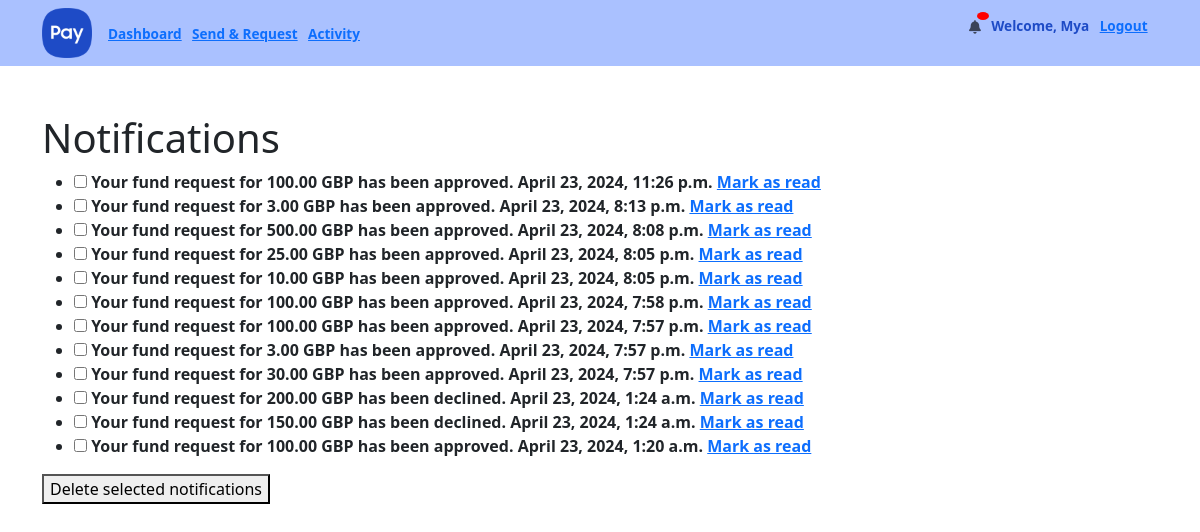
Screenshot of /webapps2024/notifications/notification_list/ (signed in) with the database file from the repository.
### notifications/models.py (models this page shows, shortened)
class Notification(models.Model):
    objects = None
    recipient = models.ForeignKey(User, on_delete=models.CASCADE)
    message = models.CharField(max_length=255)
    timestamp = models.DateTimeField(auto_now_add=False)
    is_read = models.BooleanField(default=False)
    class Meta:
        ordering = ['-timestamp']

### notifications/views.py (the view)
# urls.py: path("notification_list/", views.notification_list, name="notification_list"),
@login_required(login_url='login')
def notification_list(request):
    notifications = list(Notification.objects.filter(recipient=request.user).order_by('-timestamp'))
    context = {'notifications': notifications}
    return render(request, 'notifications/notification_list.html', context)

### templates/notifications/notification_list.html (shortened to what this page needs)
{% extends 'main/base.html' %}
{% block content %}
<h1>Notifications</h1>
{% if notifications %}
<form id="notification-form" method="post" action="{% url 'notifications:notification_delete_multiple' %}">
    <ul>
        {% for notification in notifications %}
        <li{% if not notification.is_read %} class="unread"{% endif %}>
        <input type="checkbox" name="selected_notifications" value="{{ notification.id }}" id="checkbox_{{ notification.id }}">
        <label for="checkbox_{{ notification.id }}">
            <strong>{{ notification.message }}</strong>
            <span class="timestamp">{{ notification.timestamp }}</span>
        </label>
        {% if not notification.is_read %}
        <a href="{% url 'notifications:notification_mark_read' notification.pk %}">Mark as read</a>
        {% else %}
        <span class="read">Read</span>
        {% endif %}
        </li>
        {% endfor %}
    </ul>
    <button type="submit">Delete selected notifications</button>
</form>
{% else %}
<p>No notifications.</p>
{% endif %}
{% endblock %}

### templates/main/base.html (shortened to what this page needs)
{% load crispy_forms_tags %}
{% load static %}
{% load mathfilters %}
<!DOCTYPE html>
<html lang="en">
<head>
    <link href="https://cdn.jsdelivr.net/npm/bootstrap@5.3.3/dist/css/bootstrap.min.css" rel="stylesheet"
>
    <link rel="stylesheet" href="https://cdnjs.cloudflare.com/ajax/libs/font-awesome/6.5.2/css/all.min.css"
/>
    <link rel="stylesheet" type="text/css" href="{% static '/css/main.css' %}">
</head>
<nav class="navbar navbar-expand-lg navbar-light" style="background-color: #7ea1ffa8;">
    <div class="container">
        <a href="#" class="navbar-brand mb-0 mr-3 h1">
            <img alt="logo" src="{% static 'logo.png' %}" width="50" height="50"/>
        </a>
        <div class="collapse navbar-collapse justify-content-between" id="navbarText">
            <ul class="navbar-nav">
                {% if user.is_authenticated %}
                    <li class="nav-item">
                        <a href="{% url 'dashboard' %}">Dashboard</a>
                    </li>
                    <li class="nav-item">
                        <a href="{% url 'send&request' %}">Send & Request</a>
                    </li>
                    <li class="nav-item">
                        <a href="{% url 'transactionlog' %}">Activity</a>
                    </li>
            </ul>
            <ul>
                    <ul class="navbar-nav ms-auto">
                        <li class="nav-item">
                            <a href="{% url 'notifications:notification_list' %}" class="nav-link setting-icon position-relative">
                                <i class="fa-solid fa-bell"></i>
                                <span class="notification-badge">{{ new_notification_count }}</span>
                            </a>
                        </li>
                        <li class="nav-item"><a>Welcome, {{ user.username }}</a></li>
                        <li class="nav-item">
                            <a href="{% url 'logout' %}">Logout</a>
                        </li>
                    </ul>
                {% endif %}
            </ul>
        </div>
    </div>
</nav>
<body>
<div class="container py-5" style="padding-top: 80px;">
    {% block content %}
    {% endblock %}
</div>
</body>
</html>

### static/css/main.css (style rules this page uses)
:root { --bs-primary-color: #0c2340; }
.navbar { color: #1e4bc6; padding: 0.2rem 0; }
.navbar-nav li a { font-weight: bold; font-size: 0.85rem; margin-right: 0.65rem; }
.unread { font-weight: bold; }
.setting-icon { padding: 0 !important; margin-top: 4px; }
.notification-badge { position: absolute; top: -5px; right: -8px; background-color: red; color: white; border-radius: 50%; padding: 4px 6px; font-size: 12px; }

### rows the page displays
Notification: message "Your fund request for 100.00 GBP has been approved.", timestamp "April 23, 2024, 11:26 p.m.", is_read "Mark as read"
Notification: message "Your fund request for 3.00 GBP has been approved.", timestamp "April 23, 2024, 8:13 p.m.", is_read "Mark as read"
Notification: message "Your fund request for 500.00 GBP has been approved.", timestamp "April 23, 2024, 8:08 p.m.", is_read "Mark as read"
Notification: message "Your fund request for 25.00 GBP has been approved.", timestamp "April 23, 2024, 8:05 p.m.", is_read "Mark as read"
Notification: message "Your fund request for 10.00 GBP has been approved.", timestamp "April 23, 2024, 8:05 p.m.", is_read "Mark as read"
Notification: message "Your fund request for 100.00 GBP has been approved.", timestamp "April 23, 2024, 7:58 p.m.", is_read "Mark as read"
Notification: message "Your fund request for 100.00 GBP has been approved.", timestamp "April 23, 2024, 7:57 p.m.", is_read "Mark as read"
Notification: message "Your fund request for 3.00 GBP has been approved.", timestamp "April 23, 2024, 7:57 p.m.", is_read "Mark as read"
Notification: message "Your fund request for 30.00 GBP has been approved.", timestamp "April 23, 2024, 7:57 p.m.", is_read "Mark as read"
Notification: message "Your fund request for 200.00 GBP has been declined.", timestamp "April 23, 2024, 1:24 a.m.", is_read "Mark as read"
Notification: message "Your fund request for 150.00 GBP has been declined.", timestamp "April 23, 2024, 1:24 a.m.", is_read "Mark as read"
Notification: message "Your fund request for 100.00 GBP has been approved.", timestamp "April 23, 2024, 1:20 a.m.", is_read "Mark as read"

### other values shown
{{ user.username }} "Mya"
